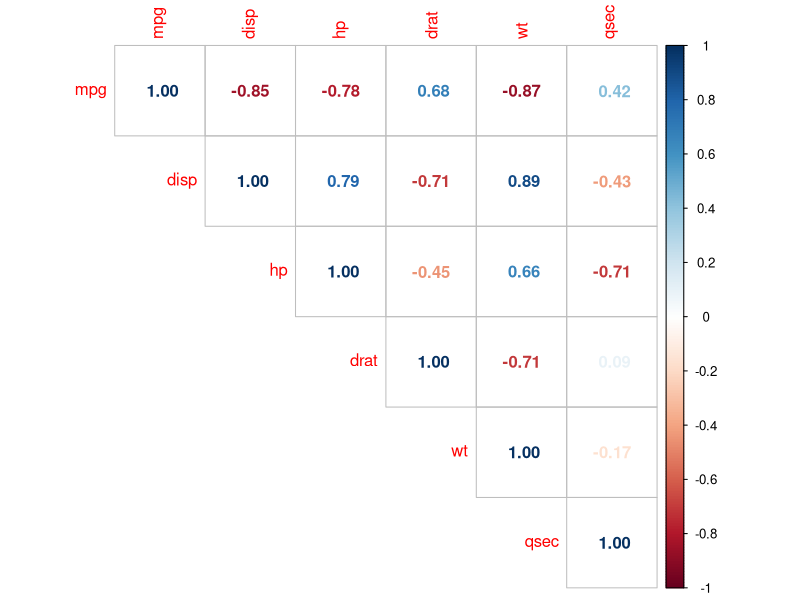
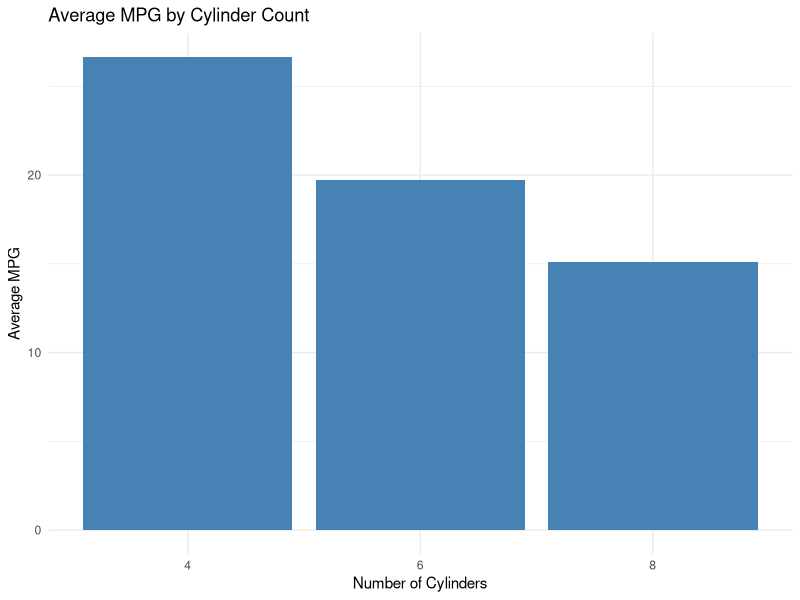
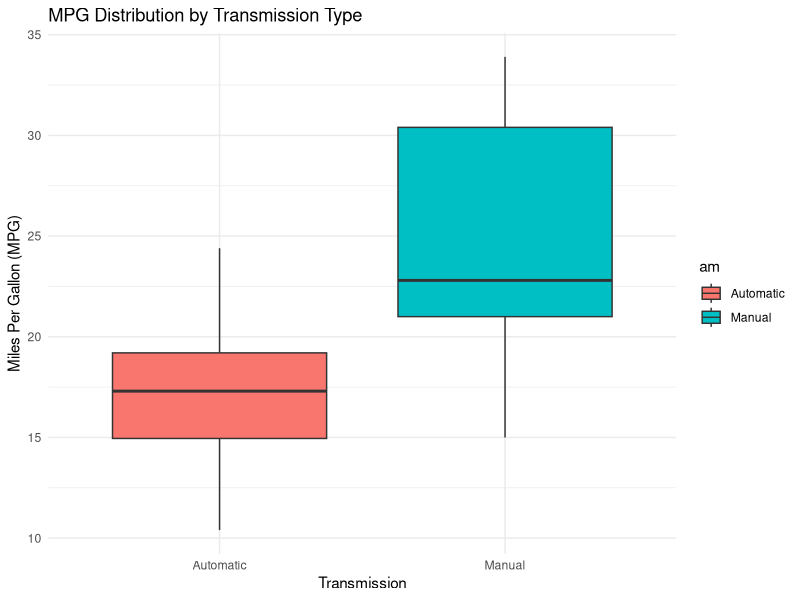
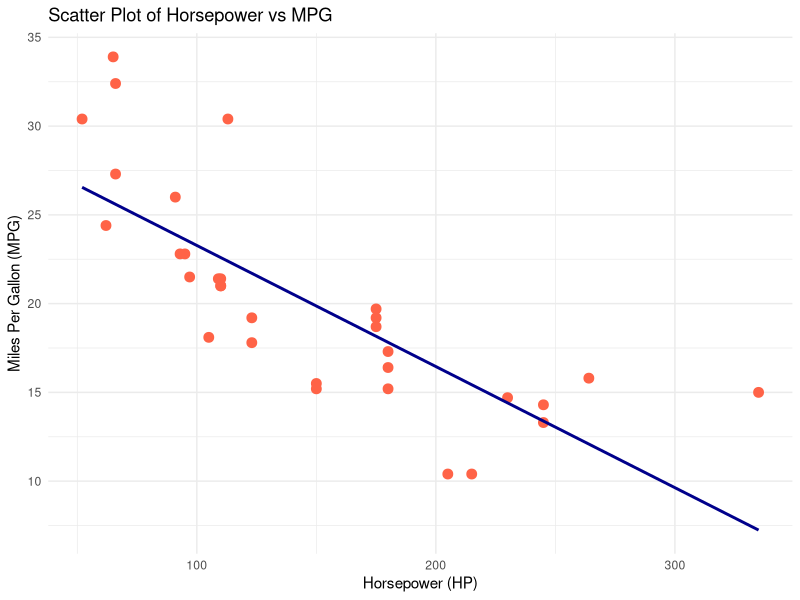
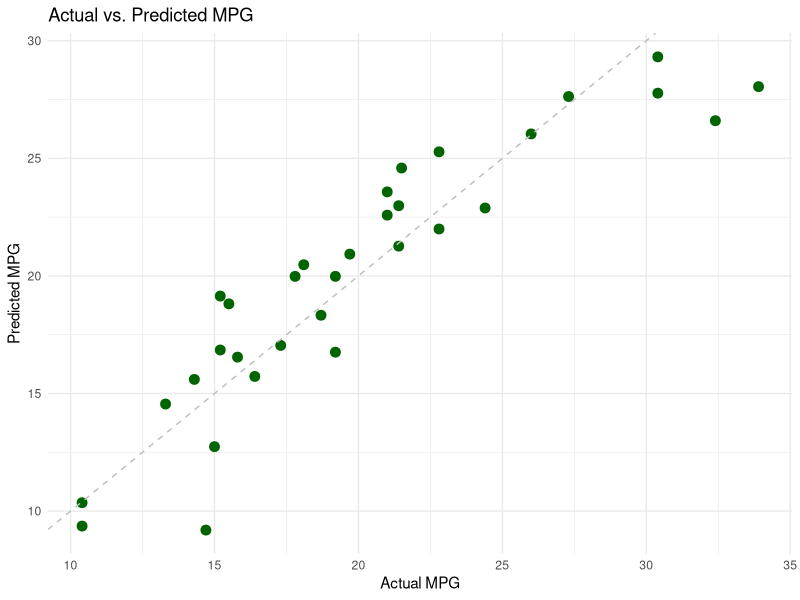
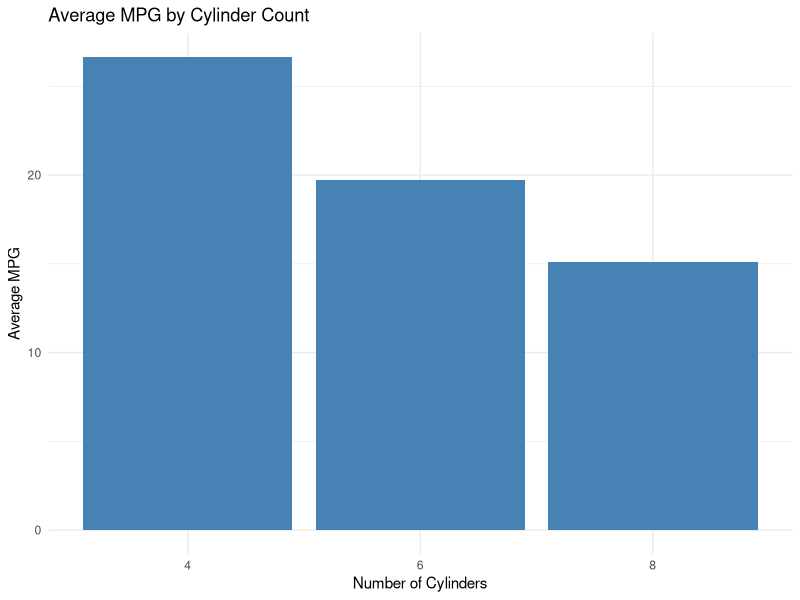
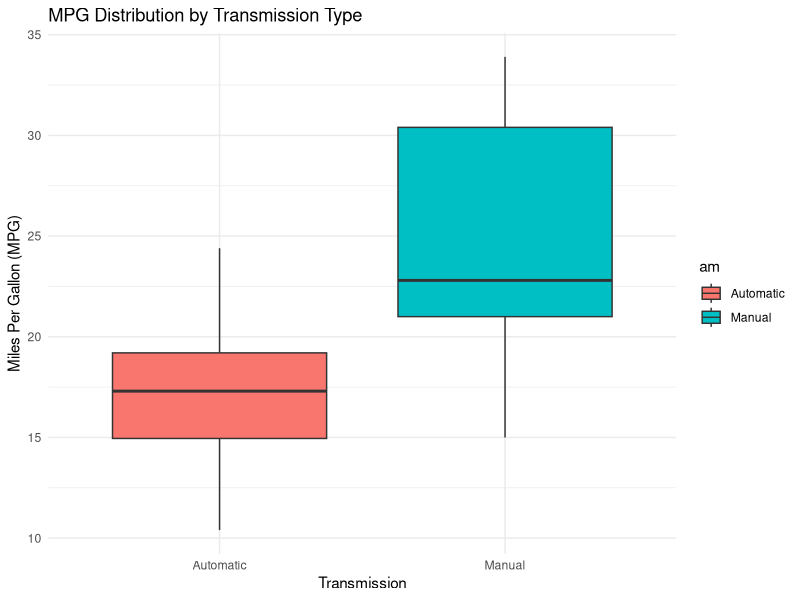
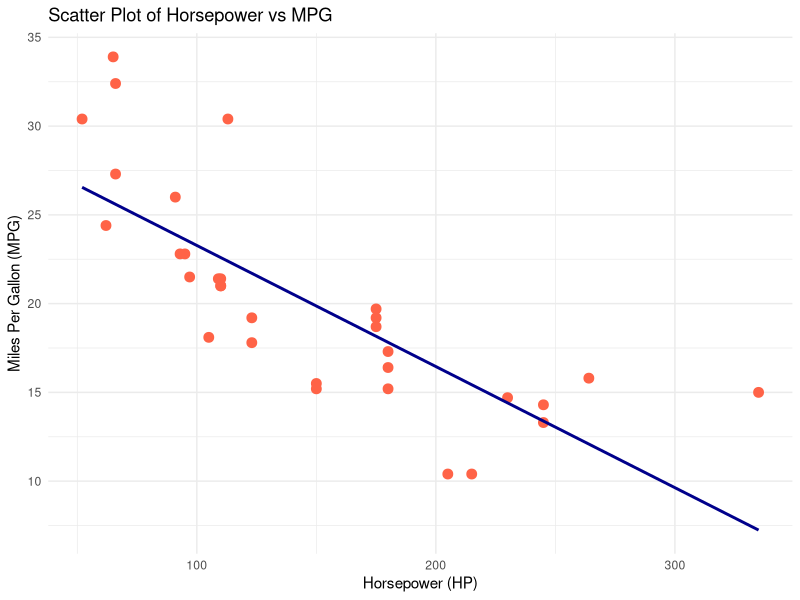

The R script that drew these images, in order:
# data_analysis.R
# =============================================================================
# Project Title: Comprehensive Data Analysis with mtcars
# Description: This script demonstrates a complete data analysis workflow,
#              including data exploration, cleaning, visualization, correlation
#              analysis, modeling, and hypothesis testing using the mtcars dataset.
# Author: Syed Kazim
# =============================================================================

# -----------------------------------------------------------------------------
# Section 1: Setup
# -----------------------------------------------------------------------------
# Load required packages. If not installed, install them first.
required_packages <- c("dplyr", "ggplot2", "readr", "corrplot")
install_if_missing <- function(package) {
  if (!require(package, character.only = TRUE)) {
    install.packages(package, dependencies = TRUE)
    library(package, character.only = TRUE)
  }
}
invisible(lapply(required_packages, install_if_missing))

# -----------------------------------------------------------------------------
# Section 2: Data Loading and Exploration
# -----------------------------------------------------------------------------
# Load the built-in mtcars dataset.
data("mtcars")

# Print basic information about the dataset.
cat("Summary of mtcars dataset:\n")
print(summary(mtcars))
cat("\nStructure of mtcars dataset:\n")
print(str(mtcars))

# -----------------------------------------------------------------------------
# Section 3: Data Cleaning and Preparation
# -----------------------------------------------------------------------------
# Convert several numeric variables into factors for categorical analysis.
mtcars <- mtcars %>%
  mutate(
    cyl  = factor(cyl),
    vs   = factor(vs, labels = c("V-shaped", "Straight")),
    am   = factor(am, labels = c("Automatic", "Manual")),
    gear = factor(gear),
    carb = factor(carb)
  )

# -----------------------------------------------------------------------------
# Section 4: Exploratory Data Analysis (EDA)
# -----------------------------------------------------------------------------
# 4.1: Descriptive Statistics by Cylinder Count
summary_by_cyl <- mtcars %>%
  group_by(cyl) %>%
  summarise(
    count    = n(),
    avg_mpg  = round(mean(mpg), 2),
    sd_mpg   = round(sd(mpg), 2),
    avg_hp   = round(mean(hp), 2),
    sd_hp    = round(sd(hp), 2)
  )
cat("\nDescriptive Statistics by Cylinder Count:\n")
print(summary_by_cyl)

# 4.2: Correlation Analysis among Numeric Variables
numeric_vars <- mtcars %>% select_if(is.numeric)
cor_matrix <- round(cor(numeric_vars), 2)
cat("\nCorrelation Matrix:\n")
print(cor_matrix)

# Visualize the correlation matrix.
corrplot::corrplot(cor_matrix, method = "number", type = "upper")

# -----------------------------------------------------------------------------
# Section 5: Data Visualization
# -----------------------------------------------------------------------------
# 5.1: Bar Plot - Average MPG by Cylinder Count
plot_avg_mpg <- ggplot(summary_by_cyl, aes(x = cyl, y = avg_mpg)) +
  geom_bar(stat = "identity", fill = "steelblue") +
  labs(
    title = "Average MPG by Cylinder Count",
    x = "Number of Cylinders",
    y = "Average MPG"
  ) +
  theme_minimal()
print(plot_avg_mpg)
ggsave("avg_mpg_by_cylinders.png", plot = plot_avg_mpg, width = 6, height = 4)

# 5.2: Boxplot - MPG Distribution by Transmission Type
plot_mpg_am <- ggplot(mtcars, aes(x = am, y = mpg, fill = am)) +
  geom_boxplot() +
  labs(
    title = "MPG Distribution by Transmission Type",
    x = "Transmission",
    y = "Miles Per Gallon (MPG)"
  ) +
  theme_minimal()
print(plot_mpg_am)
ggsave("mpg_by_transmission.png", plot = plot_mpg_am, width = 6, height = 4)

# 5.3: Scatter Plot - Horsepower vs MPG with Regression Line
plot_hp_mpg <- ggplot(mtcars, aes(x = hp, y = mpg)) +
  geom_point(color = "tomato", size = 3) +
  geom_smooth(method = "lm", se = FALSE, color = "darkblue") +
  labs(
    title = "Scatter Plot of Horsepower vs MPG",
    x = "Horsepower (HP)",
    y = "Miles Per Gallon (MPG)"
  ) +
  theme_minimal()
print(plot_hp_mpg)
ggsave("hp_vs_mpg.png", plot = plot_hp_mpg, width = 6, height = 4)

# -----------------------------------------------------------------------------
# Section 6: Modeling and Prediction
# -----------------------------------------------------------------------------
# 6.1: Linear Regression Model to Predict MPG
model <- lm(mpg ~ wt + hp, data = mtcars)
cat("\nLinear Regression Model Summary:\n")
print(summary(model))

# 6.2: Add Predicted MPG Values to the Dataset
mtcars <- mtcars %>% mutate(predicted_mpg = predict(model, newdata = mtcars))

# 6.3: Scatter Plot - Actual vs. Predicted MPG
plot_actual_pred <- ggplot(mtcars, aes(x = mpg, y = predicted_mpg)) +
  geom_point(color = "darkgreen", size = 3) +
  geom_abline(intercept = 0, slope = 1, linetype = "dashed", color = "gray") +
  labs(
    title = "Actual vs. Predicted MPG",
    x = "Actual MPG",
    y = "Predicted MPG"
  ) +
  theme_minimal()
print(plot_actual_pred)
ggsave("actual_vs_predicted_mpg.png", plot = plot_actual_pred, width = 6, height = 4)

# -----------------------------------------------------------------------------
# Section 7: Additional Statistical Analysis
# -----------------------------------------------------------------------------
# 7.1: T-test - Comparing MPG Between Transmission Types
t_test_result <- t.test(mpg ~ am, data = mtcars)
cat("\nT-test Result Comparing MPG by Transmission Type:\n")
print(t_test_result)

# 7.2: Correlation Test - Weight vs. MPG
cor_test <- cor.test(mtcars$wt, mtcars$mpg)
cat("\nCorrelation Test between Weight and MPG:\n")
print(cor_test)

# -----------------------------------------------------------------------------
# Section 8: Save the Cleaned and Enhanced Dataset
# -----------------------------------------------------------------------------
# Optionally, save the modified dataset with predictions to a CSV file.
write.csv(mtcars, "mtcars_enhanced.csv", row.names = FALSE)
cat("\nEnhanced dataset saved as 'mtcars_enhanced.csv'.\n")

# =============================================================================
# End of Script
# =============================================================================
cat("\nData analysis complete. All plots have been saved and outputs printed to console.\n")
